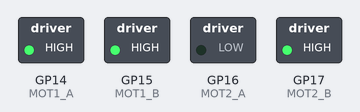
Recording of a program running on a simulated Raspberry Pi Pico W. Shown: switched loads named in the program (green lamp = pin HIGH). What the program prints to the serial monitor is not drawn.

Above: at 0.1 s.
Timing chart, 0 to 1.6 s (numbered marks = the images above):
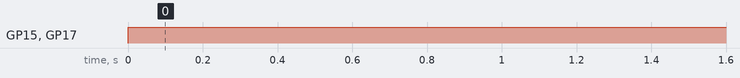

Measured:
- by itself, GP15 (MOT1_B), GP17 (MOT2_B): LOW → HIGH at 0.00 s

The program:

main.cpp
```cpp
#include <Arduino.h>
#include <MotorController.h>

//TODO Correct following pinout
#define MOT1_A 14
#define MOT1_B 15
#define MOT2_A 16
#define MOT2_B 17

//Global
//MotorController Motors(MOT1_A, MOT1_B, MOT2_A, MOT2_A);


void setup() {
  //Motors.begin();
  pinMode(MOT1_A, OUTPUT);
  pinMode(MOT1_B, OUTPUT);

  pinMode(MOT2_A, OUTPUT);
  pinMode(MOT2_B, OUTPUT);

  Serial.begin(9600);
}

void loop() {
  //Motors.testMotors();
  digitalWrite(MOT1_A, HIGH);
  digitalWrite(MOT1_B, HIGH);

  digitalWrite(MOT2_A, LOW);
  analogWrite(MOT2_B, 255);
  Serial.println("vamoCaralho");
  delay(200);
}
```
